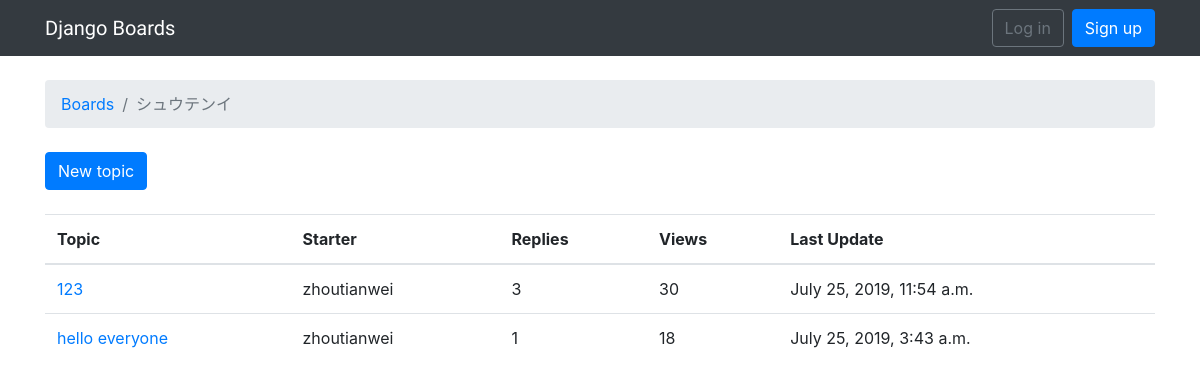
Screenshot of /boards/7/ with the database file from the repository.
### boards/models.py (models this page shows, shortened)
class Board(models.Model):
    name = models.CharField(max_length=30, unique=True)
    description = models.CharField(max_length=100)

class Topic(models.Model):
    subject = models.CharField(max_length=255,default='')
    last_updated = models.DateTimeField(auto_now_add=True)
    board = models.ForeignKey(Board, on_delete=models.CASCADE, related_name='topics',default="")
    starter = models.ForeignKey(User, on_delete=models.CASCADE, related_name='topics',default="")
    views = models.PositiveIntegerField(default=0)

### boards/views.py (the view)
# urls.py: url(r'^boards/(?P<pk>\d+)/$', views.board_topics, name='board_topics'),
def board_topics(request, pk):
    board = get_object_or_404(Board, pk=pk)
    queryset = board.topics.order_by('-last_updated').annotate(replies=Count('posts') - 1)
    page = request.GET.get('page', 1)
    paginator = Paginator(queryset, 20)
    try:
        topics = paginator.page(page)
    except PageNotAnInteger:
        topics = paginator.page(1)
    except EmptyPage:
        topics = paginator.page(paginator.num_pages)
    return render(request, 'topics.html', {'board': board, 'topics': topics})

### templates/topics.html (shortened to what this page needs)
{% extends 'base.html' %}
{% block breadcrumb %}
  <li class="breadcrumb-item"><a href="{% url 'home' %}">Boards</a></li>
  <li class="breadcrumb-item active">{{ board.name }}</li>
{% endblock %}
{% block content %}
  <div class="mb-4">
    <a href="{% url 'new_topic' board.pk %}" class="btn btn-primary">New topic</a>
  </div>
  <table class="table">
    <thead class="thead-inverse">
      <tr>
        <th>Topic</th>
        <th>Starter</th>
        <th>Replies</th>
        <th>Views</th>
        <th>Last Update</th>
      </tr>
    </thead>
    <tbody>
      {% for topic in topics %}
        <tr>
          <td><a href="{% url 'topic_posts' board.pk topic.pk %}">{{ topic.subject }}</a></td>
          <td>{{ topic.starter.username }}</td>
          <td>{{ topic.replies }}</td>
          <td>{{ topic.views }}</td>
          <td>{{ topic.last_updated }}</td>
        </tr>
      {% endfor %}
    </tbody>
  </table>
{% endblock %}

### rows the page displays
Board: name "シュウテンイ"
Topic: subject "123", starter.username "zhoutianwei", replies "3", views "30", last_updated "July 25, 2019, 11:54 a.m."
Topic: subject "hello everyone", starter.username "zhoutianwei", replies "1", views "18", last_updated "July 25, 2019, 3:43 a.m."
